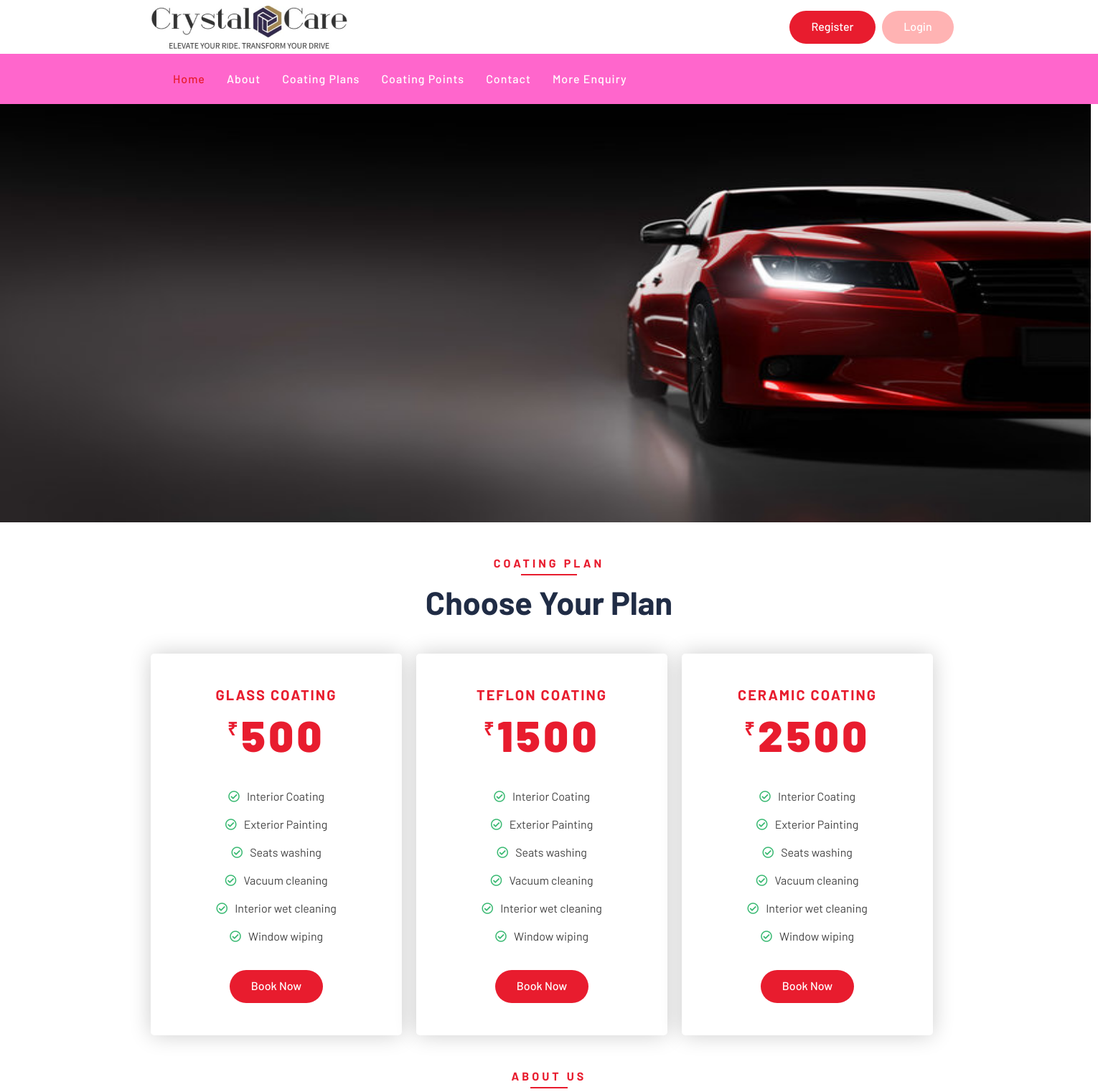
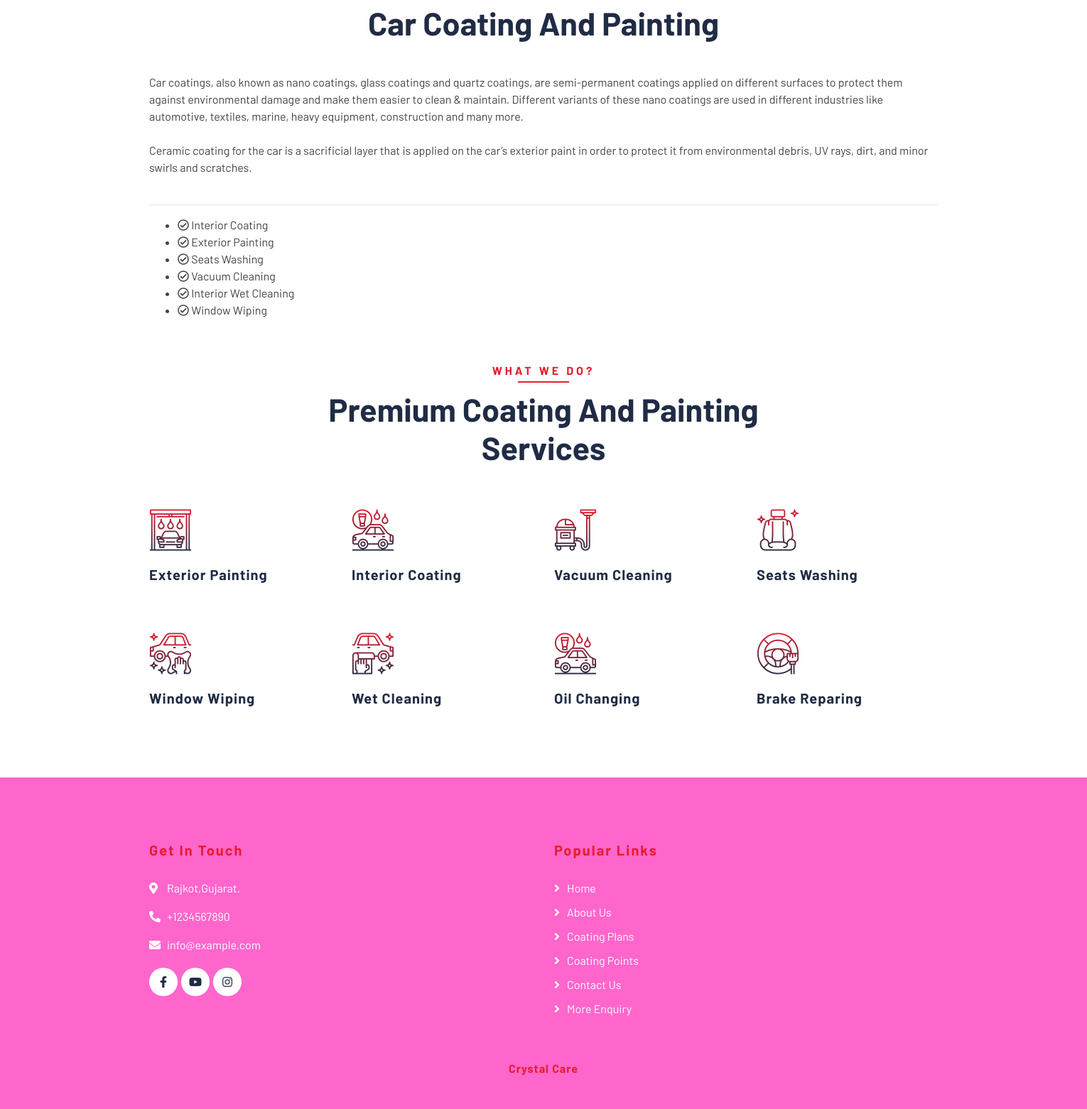
The page / on the database its author committed (2 pictures, top to bottom).
### tables this page shows
CREATE TABLE `tblcoatingplans` (
  `id` int(11) NOT NULL,
  `coating` varchar(30) NOT NULL,
  `price` varchar(30) NOT NULL
);

CREATE TABLE `tblpages` (
  `id` int(11) NOT NULL,
  `type` varchar(255) DEFAULT '',
  `detail` longtext DEFAULT NULL,
  `openignHrs` varchar(255) DEFAULT NULL,
  `phoneNumber` bigint(20) DEFAULT NULL,
  `emailId` varchar(120) DEFAULT NULL
);

### index.php (the view, shortened to what this page needs)
<?php
include('includes/config.php');
?>
<!DOCTYPE html>
<html lang="en">
    <head>
        <link href="https://stackpath.bootstrapcdn.com/bootstrap/4.4.1/css/bootstrap.min.css" rel="stylesheet">
        <link href="https://cdnjs.cloudflare.com/ajax/libs/font-awesome/5.10.0/css/all.min.css" rel="stylesheet">
        <link href="lib/flaticon/font/flaticon.css" rel="stylesheet">
        <link href="lib/animate/animate.min.css" rel="stylesheet">
        <link href="lib/owlcarousel/assets/owl.carousel.min.css" rel="stylesheet">
        <link href="css/style.css" rel="stylesheet">
    </head>
    <body>
<?php include_once('includes/header.php');?>
                         <div>
                            <img src="img/car2.jpg" style="width: 1519.5px;height: 583px;" class="x" alt="Image">
                        </div>
       <div class="price">
            <div class="container">
                <div class="section-header text-center">
                    <p>Coating Plan</p>
                    <h2>Choose Your Plan</h2>
                </div>
                <?php
				$con=mysqli_connect("localhost","root","","ccms");
				$sel = "SELECT * FROM tblcoatingplans";
				$res = mysqli_query($con,$sel);
			 	if (mysqli_num_rows($res) > 0)
				{
                    echo "<div class='row'>";
                    while($row = mysqli_fetch_assoc($res))
					{
					echo "<div class='col-md-4'>";
                     echo "<div class='q price-item featured-item'>";
                           echo "<div class='price-header'>";
                                echo "<h3>".$row['coating']."</h3>";
                                echo "<h2><span>₹</span><strong>".$row['price']."</strong></h2>";
                                echo "</div>";
                                echo "<div class='price-body'>";
                                echo "<ul>";
                                echo "<li><i class='far fa-check-circle'></i>Interior Coating</li>";
                                echo "<li><i class='far fa-check-circle'></i>Exterior Painting</li>";
                                echo "<li><i class='far fa-check-circle'></i>Seats washing</li>";
                                echo "<li><i class='far fa-check-circle'></i>Vacuum cleaning</li>";
                                echo "<li><i class='far fa-check-circle'></i>Interior wet cleaning</li>";
                                echo "<li><i class='far fa-check-circle'></i>Window wiping</li>";
                                echo "</ul>";
                                echo "</div>";
                                echo "<div class='price-footer'>";
                                echo "<a class='btn btn-custom'  data-toggle='modal' data-target='#myModal'>Book Now</a>";
                                echo "</div>";
                                echo "</div>";
                                echo "</div>";
					}
                    echo "</div>";
				}
				else
				{
					echo "<script>
					alert('No record found');
					</script>";
				}
				?>
                </div>
            </div>
            <div class="col-lg-12">
                        <div class="section-header text-center">
                            <p>About Us</p>
                            <h2>car Coating and Painting</h2>
                        </div>
                        <div class="container about-content">
                        <?php
$sql = "SELECT type, detail FROM tblpages WHERE type='aboutus'";
$query = $mysqli->query($sql);
if ($query) {
    while ($result = $query->fetch_object()) {
?>
<p><?php echo $result->detail; ?></p>
<?php
    }
}
?>
                        <hr />
                            <ul>
                                <li><i class="far fa-check-circle"></i>&nbsp;Interior Coating</li>
                                <li><i class="far fa-check-circle"></i>&nbsp;Exterior Painting</li>
                                <li><i class="far fa-check-circle"></i>&nbsp;Seats Washing</li>
                                <li><i class="far fa-check-circle"></i>&nbsp;Vacuum Cleaning</li>
                                <li><i class="far fa-check-circle"></i>&nbsp;Interior Wet Cleaning</li>
                                <li><i class="far fa-check-circle"></i>&nbsp;Window Wiping</li>
                            </ul>
                        </div>
                    </div>
                    <div class="service">
            <div class="container">
                <div class="section-header text-center">
                    <p>What We Do?</p>
                    <h2>Premium Coating And Painting Services</h2>
                </div>
                <div class="row">
                    <div class="col-lg-3 col-md-6">
                        <div class="service-item">
                            <i class="flaticon-car-wash-1"></i>
                            <h3>Exterior Painting</h3>
                        </div>
                    </div>
                    <div class="col-lg-3 col-md-6">
                        <div class="service-item">
                            <i class="flaticon-car-wash"></i>
                            <h3>Interior Coating</h3>
                        </div>
                    </div>
                    <div class="col-lg-3 col-md-6">
                        <div class="service-item">
                            <i class="flaticon-vacuum-cleaner"></i>
                            <h3>Vacuum Cleaning</h3>
                        </div>
                    </div>
                    <div class="col-lg-3 col-md-6">
                        <div class="service-item">
                            <i class="flaticon-seat"></i>
                            <h3>Seats Washing</h3>
                        </div>
                    </div>
                    <div class="col-lg-3 col-md-6">
                        <div class="service-item">
                            <i class="flaticon-car-service"></i>
                            <h3>Window Wiping</h3>
                        </div>
                    </div>
                    <div class="col-lg-3 col-md-6">
                        <div class="service-item">
                            <i class="flaticon-car-service-2"></i>
                            <h3>Wet Cleaning</h3>
                        </div>
                    </div>
                    <div class="col-lg-3 col-md-6">
                        <div class="service-item">
                            <i class="flaticon-car-wash"></i>
                            <h3>Oil Changing</h3>
                        </div>
                    </div>
                    <div class="col-lg-3 col-md-6">
                        <div class="service-item">
                            <i class="flaticon-brush-1"></i>
                            <h3>Brake Reparing</h3>
                        </div>
                    </div>
                </div>
            </div>
        </div>
   <?php include_once('includes/footer.php');?>
    </body>
</html>

### includes/header.php (shortened to what this page needs)
    <div class="top-bar">
        <div class="container">
            <div class="row align-items-center">
                <div class="col-lg-4 col-md-12">
                    <div class="logo">
                        <a href="index.php">
                            <img src="img/logo.png" alt="logo">
                        </a>
                    </div>
                </div>
                <div class="ml-auto">
                        <a class="btn btn-custom" href="register.php">Register</a>&nbsp;&nbsp;
                        <a class="g btn btn-custom" style="background-color:#ffb3b3;color:white;" href="login.php">Login</a>&nbsp;&nbsp;
                    </div>
            </div>
        </div>
    </div>
<div class="c">
        <div class="c container">
            <nav class="c navbar navbar-expand-lg  navbar-dark">
                <div class="c collapse navbar-collapse justify-content-between" id="navbarCollapse">
                    <div class="c navbar-nav mr-auto">
                        <a href="index.php" class="c nav-item nav-link active">Home</a>
                        <a href="about.php" class="nav-item nav-link">About</a>
                        <a href="coating-plans.php" class="nav-item nav-link">Coating Plans</a>
                        <a href="location.php" class="nav-item nav-link">Coating Points</a>
                        <a href="contact.php" class="nav-item nav-link">Contact</a>
                        <a href="more-enquire.php" class="nav-item nav-link">More Enquiry</a>
                    </div>
                </div>
            </nav>
        </div>
    </div>

### includes/footer.php (shortened to what this page needs)
<div class="b footer">
            <div class="container">
                <div class="row">
                    <div class="col-lg-6 col-md-6">
                        <div class="footer-contact">
                            <h2>Get In Touch</h2>
                            <?php
    $mysqli = new mysqli("localhost", "root", "", "ccms");
$sql = "SELECT * FROM tblpages WHERE type='contact'";
$query = $mysqli->query($sql);
if ($query) {
    while ($result = $query->fetch_object()) {
?>
<p><i class="fa fa-map-marker-alt"></i><?php echo $result->detail; ?></p>
<p><i class="fa fa-phone-alt"></i>+<?php echo $result->phoneNumber; ?></p>
<p><i class="fa fa-envelope"></i><?php echo $result->emailId; ?></p>
<?php
    }
}
?>
                            <div class="footer-social">
                                <a class="btn" href="https://www.facebook.com/"><i class="fab fa-facebook-f"></i></a>
                                <a class="btn" href="https://www.youtube.com/"><i class="fab fa-youtube"></i></a>
                                <a class="btn" href="https://www.instagram.com/"><i class="fab fa-instagram"></i></a>
                            </div>
                        </div>
                    </div>
                    <div class="col-lg-5 col-md-6">
                        <div class="footer-link">
                            <h2>Popular Links</h2>
                              <a href="index.php">Home</a>
                            <a href="about.php">About Us</a>
                            <a href="coating-plans.php">Coating Plans</a>
                            <a href="location.php">Coating Points</a>
                            <a href="contact.php">Contact Us</a>
                            <a href="more-enquire.php">More Enquiry</a>
                        </div>
                    </div>
                </div>
            </div>
            <div class="container copyright">
                <p><a href="index.php">Crystal Care</a></p>
            </div>
        </div>

### index.php (style rules this page uses)
.q { margin-right:20px; }

### includes/header.php (style rules this page uses)
.c { background-color:#ff66cc; }
.x { background-color:green; }

### includes/footer.php (style rules this page uses)
.b { background-color:#ff66cc; }

### rows shown on the page
tblcoatingplans: coating "GLASS COATING", price "500"
tblcoatingplans: coating "TEFLON COATING", price "1500"
tblcoatingplans: coating "CERAMIC COATING", price "2500"
tblpages: detail "Car coatings, also known as nano coatings, glass coatings and quartz coatings, are semi-permanent coatings applied on different surfaces to protect them against environmental damage and make them easier to clean & maintain. Different variants of these nano coatings are used in different industries like automotive, textiles, marine, heavy equipment, construction and many more. Ceramic coating for the car is a sacrificial layer that is applied on the car’s exterior paint in order to protect it from environmental debris, UV rays, dirt, and minor swirls and scratches."
tblpages: detail "Rajkot,Gujarat.", phoneNumber "1234567890", emailId "info@example.com"
